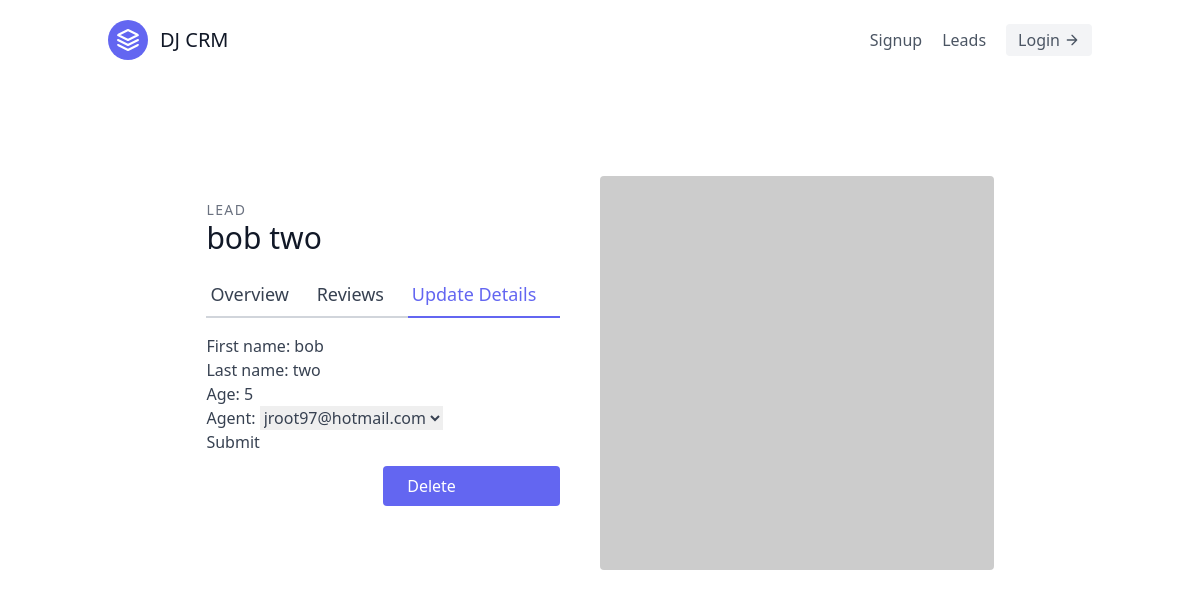
/leads/8/update/, run on the app's committed database.
### leads/models.py (models this page shows, shortened)
class Lead(models.Model):
    first_name = models.CharField(max_length=20)
    last_name = models.CharField(max_length=20)
    age = models.IntegerField(default=0)
    agent = models.ForeignKey("Agent", on_delete=models.CASCADE)

### leads/views.py (the view, shortened to what this page needs)
# urls.py: path('<int:pk>/update/', LeadUpdateView.as_view(), name="lead-update"),
class LeadUpdateView(UpdateView):
    template_name = "leads/lead_update.html"
    queryset = Lead.objects.all()
    form_class = LeadModelForm

### leads/forms.py
class LeadModelForm(forms.ModelForm):
    class Meta:
        model = Lead
        fields = (
            'first_name',
            'last_name',
            'age',
            'agent'
        )

### leads/models.py (called while the page is built)
    def __str__(self):
        return self.user.email

### leads/templates/leads/lead_update.html
{% extends "base.html" %} {% block content %}
<section class="text-gray-700 body-font overflow-hidden">
  <div class="container px-5 py-24 mx-auto">
    <div class="lg:w-4/5 mx-auto flex flex-wrap">
      <div class="lg:w-1/2 w-full lg:pr-10 lg:py-6 mb-6 lg:mb-0">
        <h2 class="text-sm title-font text-gray-500 tracking-widest">LEAD</h2>
        <h1 class="text-gray-900 text-3xl title-font font-medium mb-4">
          {{ lead.first_name }} {{ lead.last_name }}
        </h1>
        <div class="flex mb-4">
          <a
            href="{% url 'leads:lead-detail' lead.pk %}"
            class="flex-grow border-b-2 border-gray-300 py-2 text-lg px-1"
          >
            Overview
          </a>
          <a class="flex-grow border-b-2 border-gray-300 py-2 text-lg px-1">
            Reviews
          </a>
          <a
            href="{% url 'leads:lead-update' lead.pk %}"
            class="flex-grow text-indigo-500 border-b-2 border-indigo-500 py-2 text-lg px-1"
          >
            Update Details
          </a>
        </div>
        <form form method="post">
          {% csrf_token %} {{ form.as_p }}
          <button type="submit">Submit</button>
        </form>
        <a
          href="{% url 'leads:lead-delete' lead.pk %}"
          class="w-1/2 mt-3 flex ml-auto text-white bg-indigo-500 border-0 py-2 px-6 focus:outline-none hover:bg-indigo-600 rounded"
        >
          Delete
        </a>
      </div>
      <img
        alt="ecommerce"
        class="lg:w-1/2 w-full lg:h-auto h-64 object-cover object-center rounded"
        src="https://dummyimage.com/400x400"
      />
    </div>
  </div>
</section>
{% endblock content %}

### data on the page
Lead: first_name "bob", last_name "two", age "5", agent "jroot97@hotmail.com"
